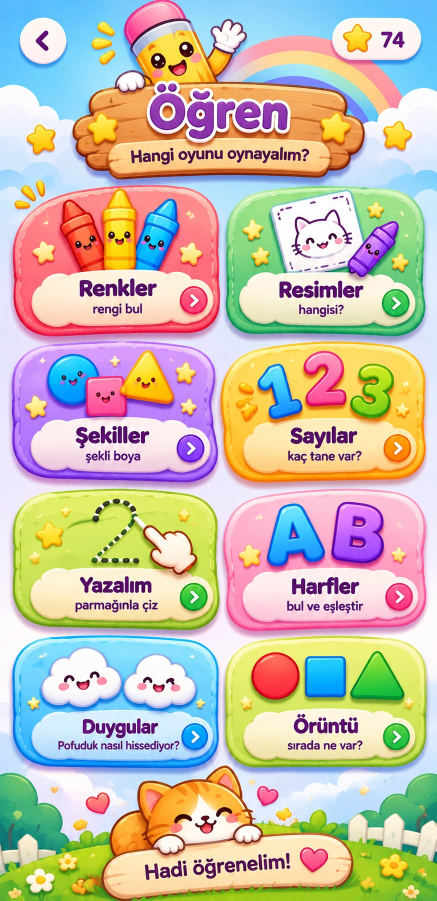
#> input picture tools/ogren/tasarim.webp, 873 x 1801 px (shown at 1/2 size)
$ python ogren_kes.py
#> lines starting #> are read from the running program, lines starting #| are printed output that depends on the picture; after the words box and inside, x2 and y2 are one past the last pixel; in counts of white or black regions, pixels touching at a corner belong together
"""
Öğren menüsü: Google Stitch tasarımından (tasarim.webp, 873x1801) oyunda kullanılacak parçaları keser.

  header.png      üst kısım (gök, gökkuşağı, kalem, tahta tabela); geri düğmesi, yıldız sayacı ve yazılar silinir
  footer.png      alt kısım (tepeler, kedi, levha); levhadaki yazı silinir, üst kenar saydamlaşır
  card_0..7.png   tasarımdaki 8 kart (Renkler … Örüntü); bulut üstündeki yazılar silinir, kenar dışı saydam
  card_blank_*.png  tasarımda olmayan oyunlar için: Şekiller kartının içi boşaltılıp başka renge boyanır
  layout.json     yazıların yerleri (oyunda kendi yazılarımız buraya, her dilde yazılır)

Yazı silme: yazı pikselleri renge göre seçilir, çevresinden içe doğru yayılarak (difüzyon) doldurulur.
Çalıştırma:  python tools/ogren/ogren_kes.py
"""
import json
import os
import colorsys

import numpy as np
from PIL import Image

HERE = os.path.dirname(os.path.abspath(__file__))
OUT = os.path.join(HERE, "..", "..", "LofiBoya", "Assets", "Resources", "LearnMenu")

src = np.asarray(Image.open(os.path.join(HERE, "tasarim.webp")).convert("RGB")).astype(np.float32)
H, W, _ = src.shape
#> H = 1801; W = 873


def dilate(m, r):
    out = m.copy()
    for dy in range(-r, r + 1):
        for dx in range(-r, r + 1):
            if dx * dx + dy * dy > r * r:
                continue
            out |= np.roll(np.roll(m, dy, 0), dx, 1)
    return out


def inpaint(img, mask, iters=None):
    """Maskelenen pikselleri çevresinden yayarak doldurur (Laplace). Yalnızca maskenin çevresindeki pencerede çalışır."""
    ys, xs = np.nonzero(mask)
    if len(ys) == 0:
        return
    y0, y1 = max(0, ys.min() - 3), min(img.shape[0], ys.max() + 4)
    x0, x1 = max(0, xs.min() - 3), min(img.shape[1], xs.max() + 4)
    win = img[y0:y1, x0:x1]
    m = mask[y0:y1, x0:x1]
    ring = dilate(m, 2) & ~m
    win[m] = win[ring].mean(0) if ring.any() else 0
    # kaba-ince: önce küçük ölçekte yay, sonra tam ölçekte rötuş (büyük alanlar hızlı dolsun)
    n = iters or int(max(y1 - y0, x1 - x0) * 3)
    for _ in range(n):
        p = np.pad(win, ((1, 1), (1, 1), (0, 0)), mode="edge")
        avg = (p[:-2, 1:-1] + p[2:, 1:-1] + p[1:-1, :-2] + p[1:-1, 2:]) * 0.25
        win[m] = avg[m]


def box_mask(shape, x0, y0, x1, y1):
    m = np.zeros(shape[:2], bool)
    m[y0:y1, x0:x1] = True
    return m


def dark_text(img, x0, y0, x1, y1, lum=175, grow=4):
    """Krem bulut / levha üstündeki koyu yazı pikselleri."""
    l = img[..., 0] * 0.3 + img[..., 1] * 0.55 + img[..., 2] * 0.15
    m = (l < lum) & box_mask(img.shape, x0, y0, x1, y1)
    return dilate(m, grow) & box_mask(img.shape, x0 - grow, y0 - grow, x1 + grow, y1 + grow)


def bbox(m):
    ys, xs = np.nonzero(m)
    return [int(xs.min()), int(ys.min()), int(xs.max()) + 1, int(ys.max()) + 1]


def save(arr, alpha, name):
    rgba = np.dstack([np.clip(arr, 0, 255), np.clip(alpha * 255, 0, 255)]).astype(np.uint8)
    Image.fromarray(rgba, "RGBA").save(os.path.join(OUT, name + ".png"), optimize=True)


def outside_alpha(img, seed_rows=None):
    """Kartın dışındaki açık lila zemini saydamlaştırır: kenardan başlayıp zemine benzeyen piksellere yayılır."""
    h, w, _ = img.shape
    bg = np.median(np.concatenate([img[0], img[-1], img[:, 0], img[:, -1]]), 0)
    dist = np.sqrt(((img - bg) ** 2).sum(-1))
    mx, mn = img.max(-1), img.min(-1)
    sat = (mx - mn) / np.maximum(mx, 1)
    like = (dist < 70) | ((sat < 0.14) & (mx > 190))   # zemin, açık hale ve kartın yumuşak gölgesi
    reach = np.zeros((h, w), bool)
    if seed_rows is None:
        reach[0], reach[-1], reach[:, 0], reach[:, -1] = like[0], like[-1], like[:, 0], like[:, -1]
    else:
        reach[seed_rows] = like[seed_rows]
    while True:
        grown = dilate(reach, 1) & like
        if grown.sum() == reach.sum():
            break
        reach = grown
    alpha = np.ones((h, w), np.float32)
    # kartın dışı: yalnızca renkli (doygun) pikseller kalır, zemin ve hale tamamen saydam; gölgeyi oyun kendisi çizer
    a = np.clip((sat - 0.12) / 0.2, 0, 1)
    alpha[reach] = a[reach]
    return alpha, bg


def keep_main(alpha):
    """Yalnızca ortadaki kartı bırakır: kenara taşan komşu kart şeritlerini siler."""
    h, w = alpha.shape
    solid = alpha > 0.35
    comp = np.zeros((h, w), bool)
    comp[h // 2, w // 2] = True
    while True:
        grown = dilate(comp, 1) & solid
        if grown.sum() == comp.sum():
            break
        comp = grown
    near = dilate(comp, 6)   # yumuşak kenar ve gölge payı
    alpha[~near] = 0
    return alpha


os.makedirs(OUT, exist_ok=True)
layout = {"src": [W, H], "cards": []}
#> layout = {'src': [873, 1801], 'cards': []}

# ---------------- Kartlar ----------------
# (kutu x0,y0,x1,y1) ve bulut üstündeki yazı alanı (başlık + alt yazı); ok düğmesi dışarıda kalır
CARDS = [
    ((14, 360, 445, 676), (130, 552, 345, 640)),    # Renkler
    ((446, 360, 862, 676), (535, 552, 750, 640)),   # Resimler
    ((14, 676, 445, 970), (130, 840, 320, 935)),    # Şekiller
    ((446, 676, 862, 970), (555, 840, 750, 935)),   # Sayılar
    ((14, 970, 445, 1266), (135, 1138, 335, 1230)), # Yazalım
    ((446, 970, 862, 1266), (555, 1138, 745, 1230)),# Harfler
    ((14, 1266, 445, 1540), (105, 1432, 360, 1508)),# Duygular
    ((446, 1266, 862, 1540), (560, 1432, 745, 1508)),# Örüntü
]

for i, ((x0, y0, x1, y1), (tx0, ty0, tx1, ty1)) in enumerate(CARDS):
    img = src.copy()
    tm = dark_text(img, tx0, ty0, tx1, ty1)
    tb = bbox(tm)
    inpaint(img, tm)
    crop = img[y0:y1, x0:x1].copy()
    alpha, bg = outside_alpha(crop)
    alpha = keep_main(alpha)
    # kartın görünen sınırı (gölge hariç)
    solid = alpha > 0.9
    cb = bbox(solid)
    cb = [cb[0] + x0, cb[1] + y0, cb[2] + x0, cb[3] + y0]
    save(crop, alpha, f"card_{i}")
    layout["cards"].append({"file": f"card_{i}", "box": [x0, y0, x1, y1], "card": cb, "text": tb})
    if i == 0:
        layout["bg"] = [round(float(c) / 255, 4) for c in bg]
    print("kart", i, (x1 - x0, y1 - y0), "yazı", tb)
#> this loop made 8 passes
#> (tb, n in inpaint, bg, cb) on passes 1 to 7: ([155, 553, 318, 637], 507, [207, 225, 252], [14, 360, 445, 676]), ([555, 548, 737, 638], 564, [194, 220, 251], [446, 360, 862, 676]), ([126, 836, 324, 939], 612, [227, 195, 224], [23, 676, 436, 970]), ([551, 836, 754, 932], 627, [222, 186, 216], [446, 676, 852, 968]), ([147, 1134, 339, 1229], 594, [238, 225, 243], [25, 970, 440, 1266]), ([551, 1134, 741, 1231], 588, [234, 211.5, 229.5], [446, 970, 853, 1266]), ([113, 1433, 363, 1508], 768, [222, 221, 242], [24, 1266, 445, 1540])
#| kart 0 (431, 316) yazı [155, 553, 318, 637]
#| kart 1 (416, 316) yazı [555, 548, 737, 638]
#| kart 2 (431, 294) yazı [126, 836, 324, 939]
#| kart 3 (416, 294) yazı [551, 836, 754, 932]
#| kart 4 (431, 296) yazı [147, 1134, 339, 1229]
#| kart 5 (416, 296) yazı [551, 1134, 741, 1231]
#| kart 6 (431, 274) yazı [113, 1433, 363, 1508]
#| kart 7 (416, 274) yazı [571, 1428, 729, 1504]
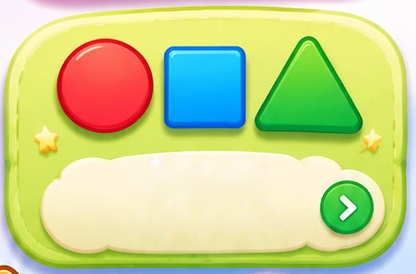
#> crop: shape (274, 416, 3) float32; mean R, G, B 198.3, 209.5, 144.2
#> solid: shape (274, 416) bool; 89.9% white; 2 black regions, box (x1, y1, x2, y2) and area: (0, 0, 416, 274) 11439, (255, 272, 285, 274) 51
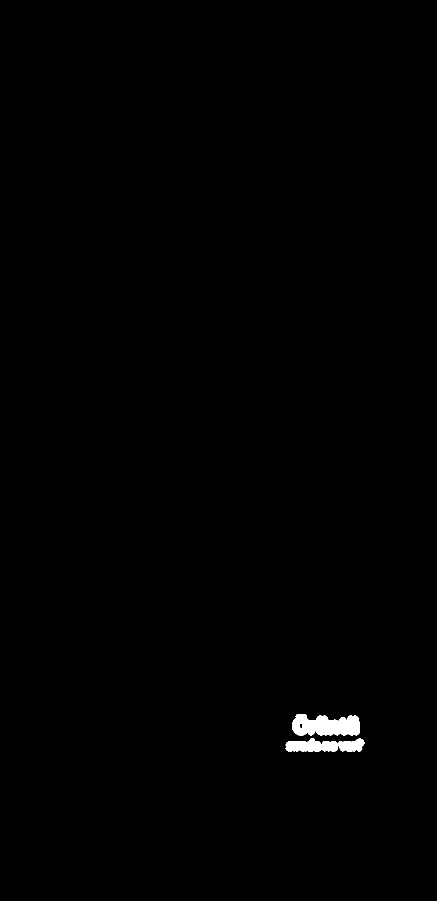
#> tm: shape (1801, 873) bool (shown at 1/2 size); 0.49% white; 2 white regions, box (x1, y1, x2, y2) and area: (584, 1428, 720, 1471) 4571, (571, 1476, 729, 1504) 3084
#> after the loop, layout = 3 items

# ---------------- Boş kart (tasarımda olmayan oyunlar için) ----------------
x0, y0, x1, y1 = CARDS[2][0]
img = src.copy()
tm = dark_text(img, *CARDS[2][1])
#> in dark_text (call 9), `m = (l < lum) & box_mask(img.shape, x0, y0, x1, y1)`: m: shape (1801, 873) bool; 0.27% white; 20 white regions (3 under 20 px), largest, box (x1, y1, x2, y2) and area: (152, 854, 200, 897) 1084, (201, 852, 224, 887) 519, (256, 862, 280, 887) 452
#> in dark_text (call 9), `return dilate(m, grow) & box_mask(img.shape, x0 - grow, y0 - grow, x1 ..`: returned value: shape (1801, 873) bool; 0.53% white; 5 white regions, box (x1, y1, x2, y2) and area: (148, 848, 303, 901) 5414, (167, 897, 285, 931) 2706, (126, 836, 144, 847) 138, (314, 836, 324, 845) 58, (129, 930, 139, 939) 58
inpaint(img, tm)
#> in inpaint (call 9), `ys, xs = np.nonzero(mask)`: ys = 8374 values from 836 to 938; xs = 8374 values, max 323 at index 107, min 126 at index 80, mean 220.2
#> in inpaint (call 9), `y0, y1 = max(0, ys.min() - 3), min(img.shape[0], ys.max() + 4)`: y0 = 833; y1 = 942
#> in inpaint (call 9), `x0, x1 = max(0, xs.min() - 3), min(img.shape[1], xs.max() + 4)`: x0 = 123; x1 = 327
#> in inpaint (call 9), `m = mask[y0:y1, x0:x1]`: m: shape (109, 204) bool; 37.7% white; 5 white regions, box (x1, y1, x2, y2) and area: (25, 15, 180, 68) 5414, (44, 64, 162, 98) 2706, (3, 3, 21, 14) 138, (191, 3, 201, 12) 58, (6, 97, 16, 106) 58
#> in inpaint (call 9), `ring = dilate(m, 2) & ~m`: ring: shape (109, 204) bool; 6.9% white in thin lines or dots
#> in inpaint (call 9), `n = iters or int(max(y1 - y0, x1 - x0) * 3)`: n = 612
#> the loop in inpaint (call 9), `for _ in range(n):` made 612 passes
#> pass 1, in inpaint (call 9), `p = np.pad(win, ((1, 1), (1, 1), (0, 0)), mode="edge")`:
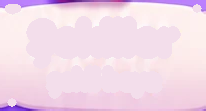
#> p: shape (111, 206, 3) float32; mean R, G, B 242, 217.4, 232.9
# Şekiller'in süsleri (bulutun üstü) silinir. Kart rengi yukarıdan aşağı değişir, yana doğru neredeyse sabittir:
# her satır o satırdaki kart morunun ortancasıyla dolar; kutunun dört kenarında yumuşak geçiş (iz kalmasın).
AX0, AX1, AY0, AY1 = 40, 414, 690, 856
fill = np.zeros((AY1 - AY0, 3), np.float32)
for j, y in enumerate(range(AY0, AY1)):
    row = img[y, 30:425]
    hs = np.array([colorsys.rgb_to_hsv(*(c / 255)) for c in row])
    ok = (np.abs(hs[:, 0] - 0.75) < 0.07) & (hs[:, 1] > 0.3) & (hs[:, 2] > 0.6)
    fill[j] = np.median(row[ok], 0) if ok.sum() > 8 else (fill[j - 1] if j else row.mean(0))
#> after the loop, fill = 166 rows, first 8: [187, 120, 240], [194, 134, 240], [189, 133, 237], [214, 162, 244.5], [213.5, 158, 248.5], [215, 156, 250], [212, 153, 248], [214, 154, 251]
fill = np.array([fill[max(0, j - 4):j + 5].mean(0) for j in range(len(fill))])   # satırlar arası yumuşat
#> fill = 166 rows, first 8: [199.5, 141.4, 242], [202.1, 143.8, 243.3], [203.5, 145.1, 244], [204.8, 146.2, 244.9], [206.1, 147.3, 245.8], [209.1, 151.2, 247], [211.4, 153.7, 248.3], [214.3, 156.1, 250.1]
yy, xx = np.mgrid[0:AY1 - AY0, 0:AX1 - AX0]
edge = np.minimum.reduce([xx, (AX1 - AX0 - 1) - xx, yy]).astype(np.float32)   # altta bulut var: orada geçiş yok
k = np.clip(edge / 16.0, 0, 1)
win = img[AY0:AY1, AX0:AX1] / 255.0
#> win: shape (166, 374, 3) float32
hs = np.array([colorsys.rgb_to_hsv(*c) for c in win.reshape(-1, 3)]).reshape(win.shape)
#> hs: shape (166, 374, 3) float64; mean of channels 0, 1, 2 0.621, 0.532, 0.962
cloud = dilate((hs[..., 1] < 0.16) & (hs[..., 2] > 0.85) & (yy > 120), 1)   # bulutun kendisine dokunma
#> cloud: shape (166, 374) bool; 8.5% white; 2 white regions, box (x1, y1, x2, y2) and area: (44, 143, 335, 166) 5003, (45, 0, 334, 1) 289
k[cloud] = 0
k = k[..., None]
img[AY0:AY1, AX0:AX1] = img[AY0:AY1, AX0:AX1] * (1 - k) + fill[:, None, :] * k
crop = img[y0:y1, x0:x1].copy()
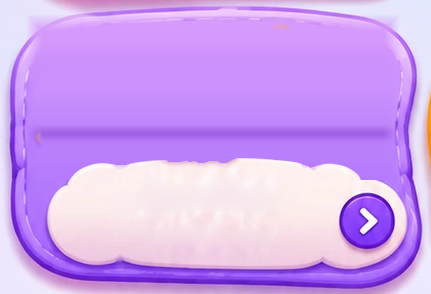
#> crop: shape (294, 431, 3) float32; mean R, G, B 207.8, 163.4, 241.1
alpha, _ = outside_alpha(crop)
#> in outside_alpha (call 9), `bg = np.median(np.concatenate([img[0], img[-1], img[:, 0], img[:, -1]]..`: bg = [227, 195, 224]
#> in outside_alpha (call 9), `sat = (mx - mn) / np.maximum(mx, 1)`:
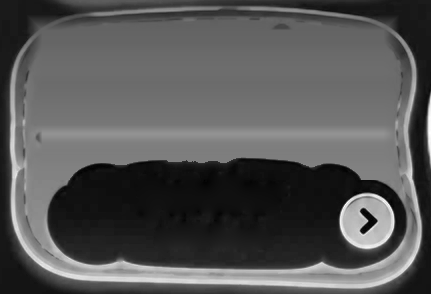
#> sat: shape (294, 431) float32; min 0, max 1, mean 0.338
#> in outside_alpha (call 9), `like = (dist < 70) | ((sat < 0.14) & (mx > 190))`: like: shape (294, 431) bool; 67.8% white; 9 black regions (2 under 20 px), largest, box (x1, y1, x2, y2) and area: (9, 30, 422, 293) 37156, (339, 193, 395, 252) 2311, (90, 7, 222, 16) 412
#> in outside_alpha (call 9), `reach[0], reach[-1], reach[:, 0], reach[:, -1] = like[0], like[-1], li..`: reach: shape (294, 431) bool; 1% white in thin lines or dots
#> after the loop in outside_alpha (call 9), `while True:`:
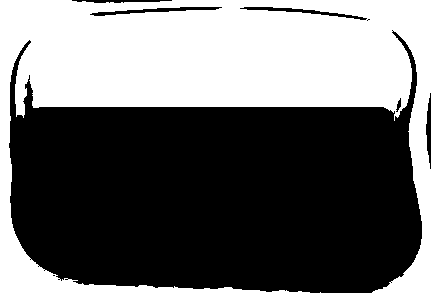
#> reach: shape (294, 431) bool; 42% white; 1 white region, box (x1, y1, x2, y2) and area: (0, 0, 431, 294) 53239
alpha = keep_main(alpha)
#> in keep_main (call 9), `solid = alpha > 0.35`: solid: shape (294, 431) bool; 89.7% white; 13 black regions (10 under 20 px), largest, box (x1, y1, x2, y2) and area: (222, 0, 431, 294) 6914, (0, 0, 171, 294) 6002, (198, 11, 218, 12) 20
#> after the loop in keep_main (call 9), `while True:`: comp: shape (294, 431) bool; 89.5% white; 13 black regions (10 under 20 px), largest, box (x1, y1, x2, y2) and area: (222, 0, 431, 294) 7232, (0, 0, 171, 294) 6002, (198, 11, 218, 12) 20
#> in keep_main (call 9), `near = dilate(comp, 6)`: near: shape (294, 431) bool; 94% white; 2 black regions, box (x1, y1, x2, y2) and area: (338, 0, 431, 294) 4061, (0, 0, 65, 294) 3495
#> in keep_main (call 9), `alpha[~near] = 0`:
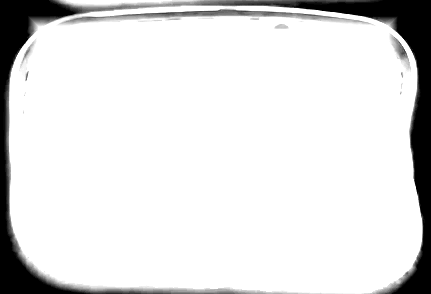
#> alpha: shape (294, 431) float32; min 0, max 1, mean 0.881

# mor kartı istenen renge çevir: yalnızca morumsu ve doygun pikseller (bulut, yıldızlar değişmez)
rgb = crop / 255.0
hsv = np.array([colorsys.rgb_to_hsv(*p) for p in rgb.reshape(-1, 3)]).reshape(crop.shape)
base_h = 0.75   # mor
dh = np.abs(((hsv[..., 0] - base_h + 0.5) % 1.0) - 0.5)
sel = (dh < 0.12) & (hsv[..., 1] > 0.05)   # bulutun hafif mor tonu da kart rengine döner
BLANKS = {"orange": 0.07, "coral": 0.02, "mint": 0.40, "periwinkle": 0.66, "aqua": 0.49, "yellow": 0.13, "sky": 0.57}
for name, h in BLANKS.items():
    out = hsv.copy()
    out[..., 0] = np.where(sel, (hsv[..., 0] - base_h + h) % 1.0, hsv[..., 0])
    if name in ("yellow", "orange"):
        out[..., 2] = np.where(sel, np.minimum(1, hsv[..., 2] * 1.08), hsv[..., 2])
    rgb2 = np.array([colorsys.hsv_to_rgb(*p) for p in out.reshape(-1, 3)]).reshape(crop.shape) * 255
    save(rgb2, alpha, f"card_blank_{name}")
layout["blank"] = {"box": [x0, y0, x1, y1], "card": layout["cards"][2]["card"], "text": layout["cards"][2]["text"],
                   "art": [70, 688, 400, 842], "colors": list(BLANKS.keys())}
print("boş kartlar", list(BLANKS))

# ---------------- Üst kısım ----------------
HY = 362
img = src[:HY].copy()
# geri düğmesi ve yıldız sayacı (oyun kendi düğmelerini koyar)
inpaint(img, box_mask(img.shape, 30, 28, 142, 138), iters=500)
inpaint(img, box_mask(img.shape, 655, 26, 852, 132), iters=500)
# "Öğren": mor harfler + beyaz kontur (tahtanın kahverengisi kalır)
r, g, b = img[..., 0], img[..., 1], img[..., 2]
title_box = box_mask(img.shape, 286, 166, 594, 286)
purple = (g < 120) & (b > 110) & (b > r * 0.9)
white = (r > 225) & (g > 225) & (b > 225)
wood = (r > g) & (g > b) & (r - b > 45)
on_board = box_mask(img.shape, 286, 192, 594, 286)   # tahtanın üstü: tahta rengi olmayan her şey (harf gölgesi dahil)
tmask = dilate(((purple | white) & title_box) | (~wood & on_board), 2) & title_box
title_bb = bbox(tmask)
#> title_bb = [292, 166, 594, 286]
# tahtanın üstü: harflerin olduğu dikdörtgenin her satırı iki yandaki tahta pikselleri arasında geçişle dolar,
# böylece damarlar yatay devam eder ve harf izi kalmaz (oyunun kendi başlığı buraya yazılır)
TX0, TX1 = 288, 592
for y in range(192, 285):
    t = np.linspace(0, 1, TX1 - TX0 + 1)[:, None]
    img[y, TX0:TX1 + 1] = img[y, TX0 - 1] * (1 - t) + img[y, TX1 + 1] * t
tmask[192:285] = False
inpaint(img, tmask, iters=400)   # tahtanın üstüne taşan noktalar (gök)
sub = dark_text(img, 250, 288, 625, 338, lum=130, grow=2)
sub_bb = bbox(sub)
#> sub_bb = [260, 286, 620, 331]
inpaint(img, sub, iters=300)
alpha = np.ones(img.shape[:2], np.float32)
fade = 26
alpha[HY - fade:] = np.linspace(1, 0, fade)[:, None]
save(img, alpha, "header")
layout["header"] = {"size": [W, HY], "title": title_bb, "sub": sub_bb, "back": [30, 28, 142, 138], "stars": [655, 26, 852, 132]}
print("üst", title_bb, sub_bb)
#| üst [292, 166, 594, 286] [260, 286, 620, 331]

# ---------------- Alt kısım ----------------
FY = 1532
img = src[FY:].copy()
ft = dark_text(img, 280, 1705 - FY, 592, 1772 - FY, lum=150, grow=3)
foot_bb = bbox(ft)
#> foot_bb = [287, 170, 593, 243]
inpaint(img, ft, iters=400)
alpha = np.ones(img.shape[:2], np.float32)
alpha[:fade] = np.linspace(0, 1, fade)[:, None]   # üst kenar zemine karışsın
save(img, alpha, "footer")
layout["footer"] = {"size": [W, H - FY], "text": foot_bb}
print("alt", foot_bb)
#| alt [287, 170, 593, 243]

with open(os.path.join(OUT, "layout.json"), "w", encoding="utf-8") as f:
    json.dump(layout, f, indent=1)
print("bitti ->", OUT)
